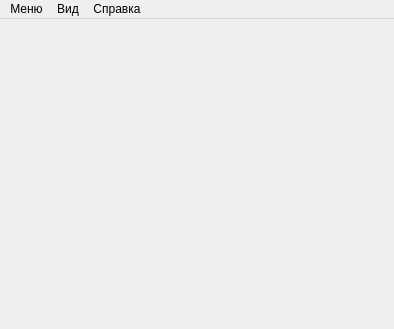
<?xml version="1.0" encoding="UTF-8"?>
<ui version="4.0">
 <class>MainWindow</class>
 <widget class="QMainWindow" name="MainWindow">
  <property name="geometry">
   <rect>
    <x>0</x>
    <y>0</y>
    <width>394</width>
    <height>329</height>
   </rect>
  </property>
  <property name="windowTitle">
   <string>MainWindow</string>
  </property>
  <widget class="QWidget" name="centralwidget"/>
  <widget class="QMenuBar" name="menubar">
   <property name="geometry">
    <rect>
     <x>0</x>
     <y>0</y>
     <width>394</width>
     <height>21</height>
    </rect>
   </property>
   <widget class="QMenu" name="menu">
    <property name="title">
     <string>Меню</string>
    </property>
    <addaction name="OpenFile"/>
    <addaction name="SaveOtchet"/>
    <addaction name="separator"/>
    <addaction name="ExitProg"/>
   </widget>
   <widget class="QMenu" name="menu_2">
    <property name="title">
     <string>Вид</string>
    </property>
    <addaction name="OptionImport"/>
    <addaction name="OptionView"/>
   </widget>
   <widget class="QMenu" name="menu_3">
    <property name="title">
     <string>Справка</string>
    </property>
    <addaction name="AboutProg"/>
   </widget>
   <addaction name="menu"/>
   <addaction name="menu_2"/>
   <addaction name="menu_3"/>
  </widget>
  <action name="OpenFile">
   <property name="text">
    <string>Открыть</string>
   </property>
  </action>
  <action name="SaveOtchet">
   <property name="text">
    <string>Сохранить</string>
   </property>
  </action>
  <action name="ExitProg">
   <property name="text">
    <string>Выход</string>
   </property>
  </action>
  <action name="OptionImport">
   <property name="text">
    <string>Настройки импорта</string>
   </property>
  </action>
  <action name="OptionView">
   <property name="text">
    <string>Настройки отображения</string>
   </property>
  </action>
  <action name="AboutProg">
   <property name="text">
    <string>О программе</string>
   </property>
  </action>
 </widget>
 <resources/>
 <connections/>
</ui>
